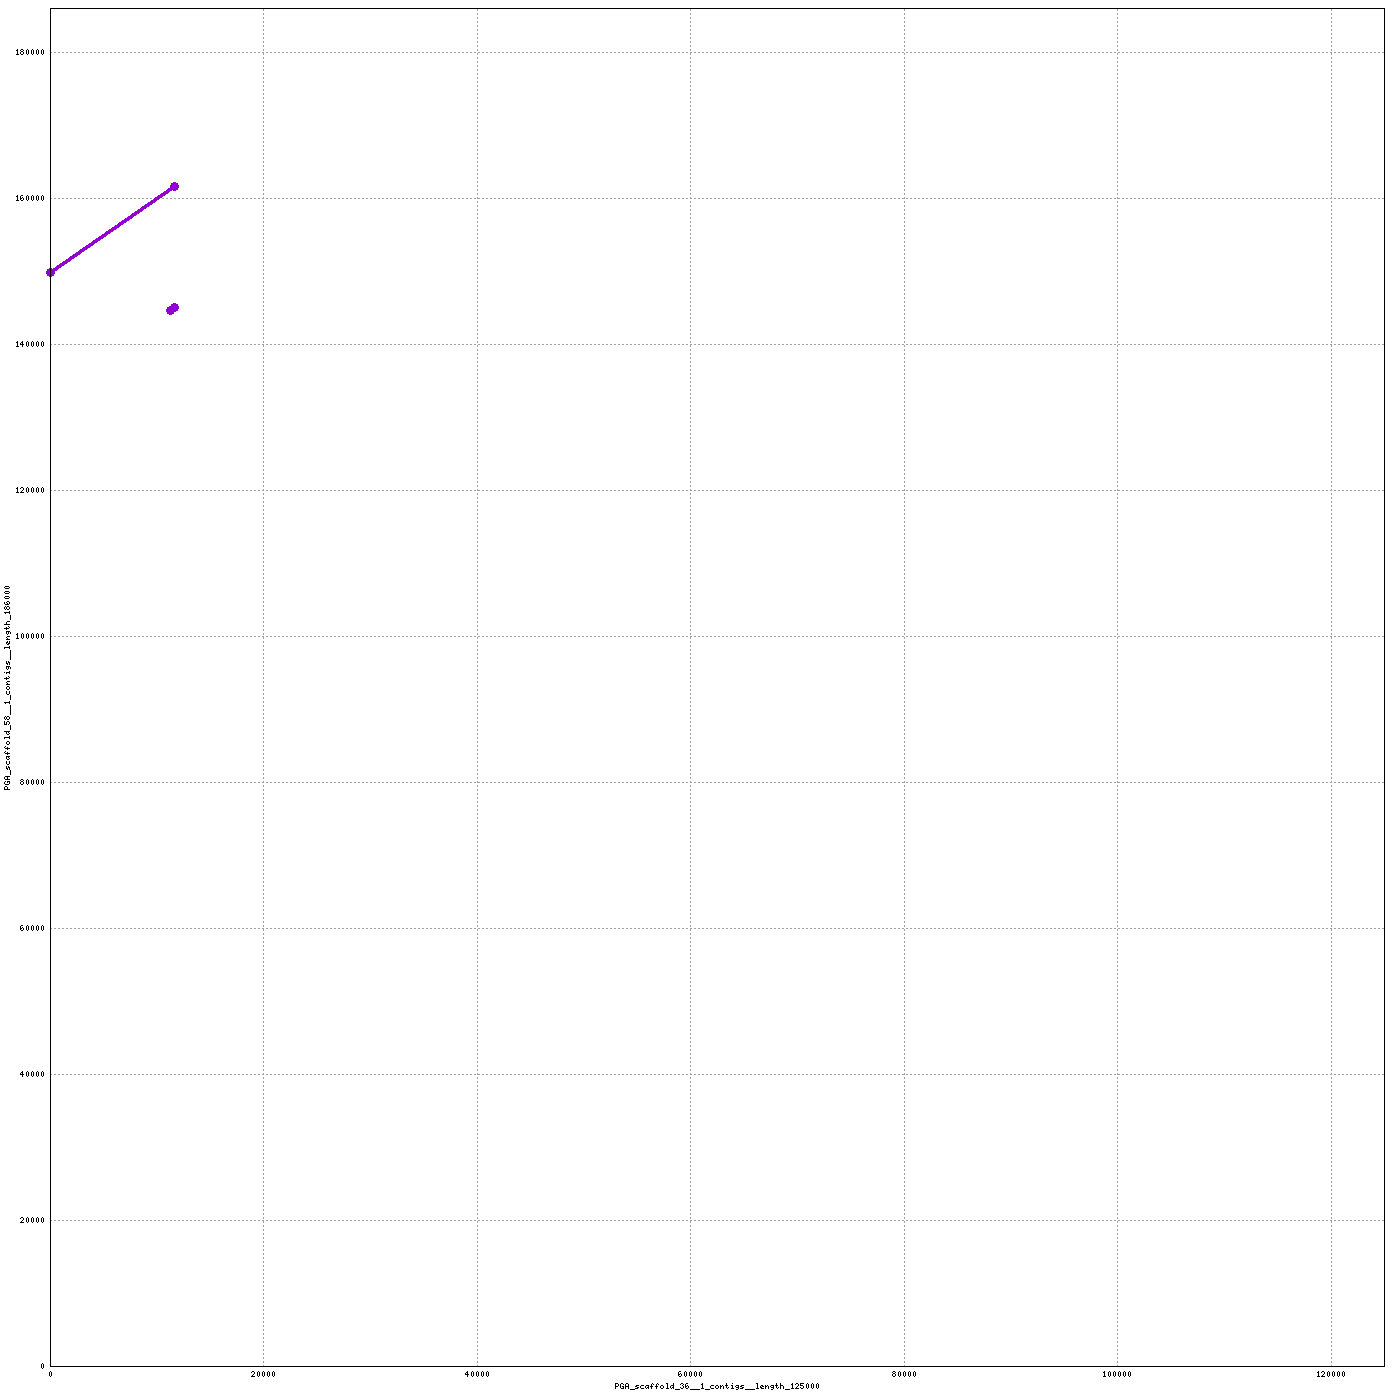

The script that saved this image:
set terminal png tiny size 1400,1400
set output "/home/mike/Desktop/scripts/snakes/plot_pairs/hiCversion1.linear/nucmer/nucmer.71.png"
set size 1,1
set grid
unset key
set border 15
set tics scale 0
set xlabel "PGA_scaffold_36__1_contigs__length_125000"
set ylabel "PGA_scaffold_58__1_contigs__length_186000"
set format "%.0f"
set mouse format "%.0f"
set mouse mouseformat "[%.0f, %.0f]"
if(GPVAL_VERSION < 5) set mouse clipboardformat "[%.0f, %.0f]"
set xrange [1:125000]
set yrange [1:186000]
set style line 1  lt 1 lw 3 pt 6 ps 1
set style line 2  lt 3 lw 3 pt 6 ps 1
set style line 3  lt 2 lw 3 pt 6 ps 1
plot \
 "/home/mike/Desktop/scripts/snakes/plot_pairs/hiCversion1.linear/nucmer/nucmer.71.fplot" title "FWD" w lp ls 1, \
 "/home/mike/Desktop/scripts/snakes/plot_pairs/hiCversion1.linear/nucmer/nucmer.71.rplot" title "REV" w lp ls 2
